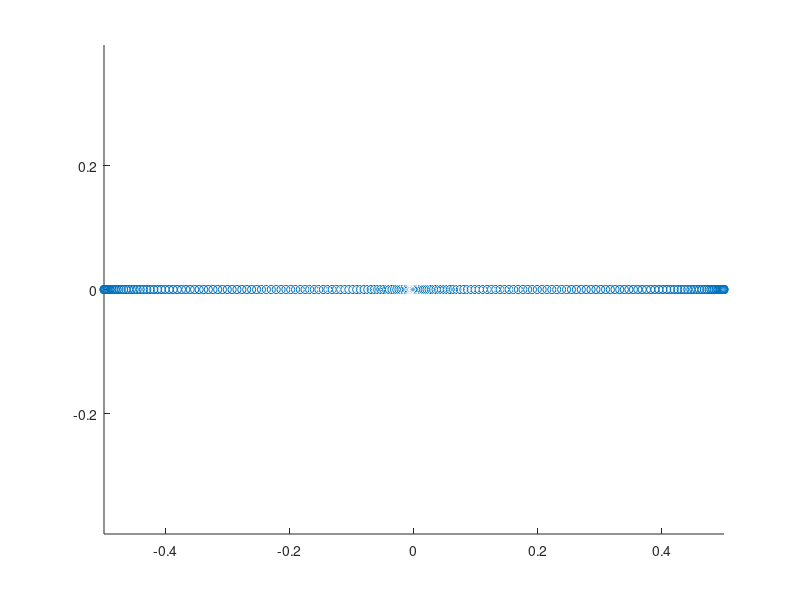

The MATLAB source for this figure: (Note: this script raises an error after producing the figure.)
% x = linspace(0.1, 0., 10)';
% n_x = size(x,1);
% points = [x zeros(n_x,1) zeros(n_x,1) ];
wave_length = 1

pipe_scale = 1;
angle = pi;
x_rad = wave_length/4;
y_rad = 0.2;

t = linspace(0, 1, 100)';

points = [cos(angle * t)*x_rad+x_rad zeros(size(t)) sin(angle * t)*y_rad ];

points = [points; cos(angle * t)*x_rad-x_rad zeros(size(t)) -sin(angle * t)*y_rad ];

figure(1);clf;hold on;axis equal
scatter3(points(:,1),points(:,2),points(:,3))

%%
S = TaskTools.SPath(1, 0.4);
points = S.path;

% plot
figure(1);clf;hold on;axis equal
scatter3(points(:,1),points(:,2),points(:,3),'filled');



%%
wave = TaskTools.WavePath()
points = wave.path

% plot
figure(1);clf;hold on;axis equal
scatter3(points(:,1),points(:,2),points(:,3));
%%

S = TaskTools.SPath(0.5, 0.3)
points = S.path;

% plot
figure(1);clf;hold on;axis equal
scatter3(points(:,1),points(:,2),points(:,3),'filled');

n_S = size(S.path,1);
s_len = S.x_rad*4

cl = wave.cumlen(); % cumulative length
num = floor(cl(end)/s_len)
num_mod = mod(cl(end),s_len)

density = 0.01;
path = zeros(num*1/density + (num_mod/density), 3)
size(path)

x = linspace(0,1,n_S)';

for i=1:ceil(cl(end)/s_len)
    i0 = (i-1)*1/density+1;
    if i<=num
        iend = i*1/density; 
        xq = linspace(0,1,1/density)';
    else
        iend = i0+num_mod/density-1;  
        xq = linspace(0,num_mod,num_mod/density)';
    end

    interp_fun = @(a) interp1(x, S.path(:,a), xq,'pchip'); % pchip: cubic approx
    xs = interp_fun(1);
    ys = interp_fun(2);
    zs = interp_fun(3);
    
    path(i0:iend,:) = [xs+s_len*(i-1) ys zs];
end

points = path;

% plot
figure(1);clf;hold on;axis equal
scatter3(points(:,1),points(:,2),points(:,3));
%%
wave = TaskTools.WavePath()
points = wave.path
vec = TForm.tform2vec(wave.T);
% plot
figure(1);clf;hold on;axis equal
scatter3(points(:,1),points(:,2),points(:,3));

figure(2);clf;hold on;axis equal
PlotTools.plotPoses(vec,0.1);

for i=1:size(wave.path,1)
   scatter3(wave.path(i,1), wave.path(i,2), wave.path(i,3),'r') 
   drawnow
end

% vec = TForm.tform2vec(wave.pointsToTForm());
% figure(3);clf;hold on;axis equal
% PlotTools.plotPoses(vec,0.1);
% 
% for i=1:size(wave.points,1)
%    scatter3(wave.points(i,1), wave.points(i,2), wave.points(i,3)) 
%    drawnow
% end
%%
inds = mod(cl,s_len)<=0.01;
path = zeros( (size(S.path,1)-1)*sum(inds), 3 );

for i=1:sum(inds)-1
   path(i:i+size(S.path,1)-1,:) = S.path(1:end-1,:)
end
% ind = (1:size(wave.path,1))';
% ind_mod = ind(mod(cl, 0.1)<=0.01);
% 
% % if ind_mod(end,1)~=1
% %     ind_mod(end,1)
% % end
% for i=1:size(ind_mod,1)
%     if i~=size(ind_mod,1)
%         ind_0 = ind_mod(i);
%         ind_1 = ind_mod(i+1);
%         
%         wave.path(ind_0:ind_1,:) = 
%     end
% end

%%
q = Tasks.UPath(0.01*2);
q.scale([0.2 0.05 1]);
points = q.path;

% plot
figure(1);clf;hold on;axis equal
scatter3(points(:,1),points(:,2),points(:,3),'filled');